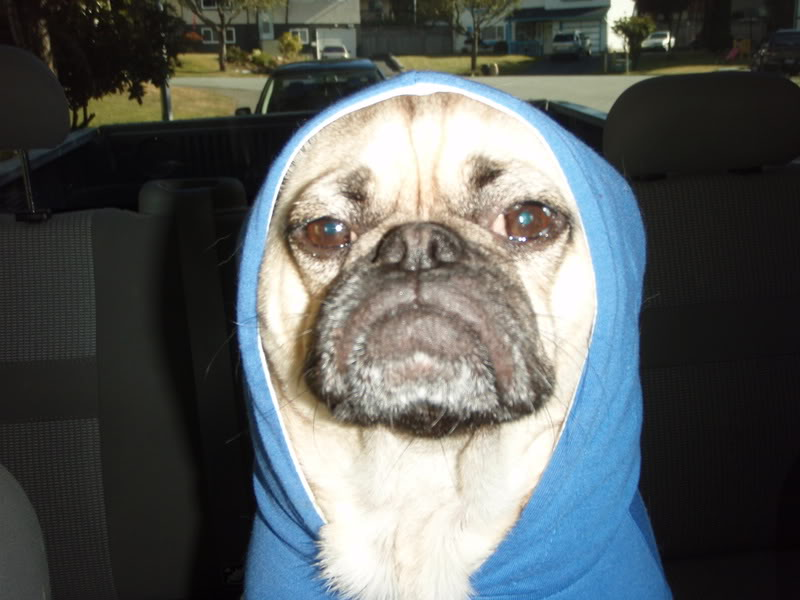
#> input picture Assignments/A05/input_images/hoodie_dog.jpg, 800 x 600 px, found by its file name
$ python match.py ../A05/input_images ../A05/input_images/hoodie_dog.jpg   (older library calls are emulated)
#> lines starting #> are read from the running program, lines starting #| are printed output that depends on the picture; pictures that were not available may be replaced by others from this repository, and a replacement may not be noted
"""
David McGinn
3-15-19
4883-Software-Tools
This program uses Mean Squared Error(MSE) and Structual Similarity to find the most similar
Image in a given folder

someitmes the image displays a bit blue but eh, what are you gonna do?
"""
from skimage.measure import compare_ssim as ssim
import matplotlib.pyplot as plt
import numpy as np
import cv2
import os,sys

def mse(imageA, imageB):
	"""
	Accepts: Target Image, Candidate Image
	Returns: MSE between the two, the lower the better
	"""
	err = np.sum((imageA.astype("float") - imageB.astype("float")) ** 2)
	err /= float(imageA.shape[0] * imageA.shape[1])

	# return the MSE, the lower the error, the more "similar"
	return err

def compare_images(imageA, imageB, cand_name):
	"""
	Accepts: Target image, Candidate Image, Name of Candidate Image
	Returns: MSE, SSIM of the two images
	This function calls this.mse and skimage.measure.compare_ssim
	"""

	m = mse(imageA, imageB)
	s = ssim(imageA, imageB)

	return (cand_name,m,s)


folder = str(sys.argv[1])
imName = str(sys.argv[2])
#set target image and gray version
tgt_im = cv2.imread(folder + imName)
#> tgt_im is the input picture: shape (600, 800, 3); mean B, G, R 93.6, 94, 89.3
tgt_im_g = cv2.cvtColor(tgt_im, cv2.COLOR_BGR2GRAY)
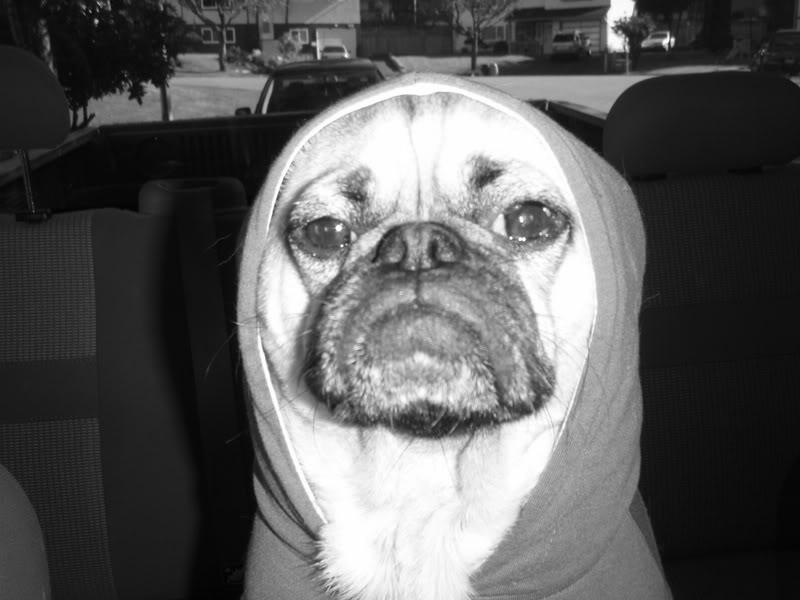
#> tgt_im_g: shape (600, 800); min 1, max 255, mean 92.6

filenames = [f for f in os.listdir(folder) if os.path.isfile(os.path.join(folder, f))]
closest = ("",sys.maxsize,-1)
for f in filenames:
	#squirrel nor shipit are different sizes than any other emoji so they cannot be compared
	if(str(f) != imName and str(f) != "squirrel.png" and str(f) != "shipit.png"):
		#set current candidate and gray version
		cand_im = cv2.imread(folder + str(f))
		cand_im_g = cv2.cvtColor(cand_im, cv2.COLOR_BGR2GRAY)
		#compare images' gray versions and set to closest if the current candidate is more similar
		cur = compare_images(tgt_im_g,cand_im_g,str(f))
#> in mse, `err = np.sum((imageA.astype("float") - imageB.astype("float")) ** 2)`: err = 0
#> in compare_images, `s = ssim(imageA, imageB)`: s = 1
#> cur = ('dry_bird.jpg', 0, 1)
		if(cur[1] < closest[1] and cur[2] > closest[2]):
			closest = cur
#> closest = ('dry_bird.jpg', 0, 1)
#> pass 2 of the loop `for f in filenames:`:
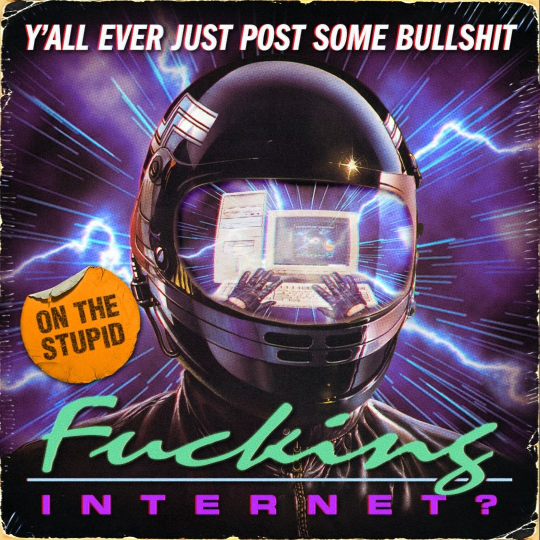
#> input picture Assignments/A05/input_images/meme.jpg, 1080 x 1080 px, given in place of input_imagesgun_bird.jpg, which was not available (shown at 1/2 size)
#> cand_im is the input picture: shape (1080, 1080, 3); mean B, G, R 91.7, 73.8, 89
#> `cand_im_g = cv2.cvtColor(cand_im, cv2.COLOR_BGR2GRAY)`:
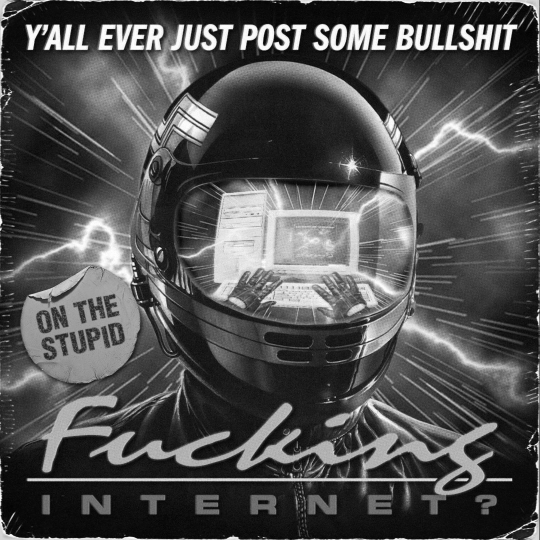
#> cand_im_g: shape (1080, 1080) (shown at 1/2 size); min 0, max 255, mean 80.4
#> (the run stopped early here; a loop or call above may not have finished)
